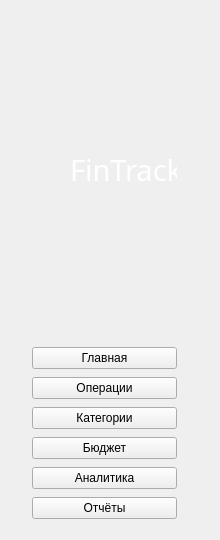
       <widget class="QWidget" name="sidebar" native="true">
        <property name="minimumSize">
         <size>
          <width>220</width>
          <height>0</height>
         </size>
        </property>
        <property name="maximumSize">
         <size>
          <width>220</width>
          <height>16777215</height>
         </size>
        </property>
        <property name="styleSheet">
         <string notr="true"/>
        </property>
        <widget class="QWidget" name="verticalLayoutWidget">
         <property name="geometry">
          <rect>
           <x>20</x>
           <y>40</y>
           <width>169</width>
           <height>491</height>
          </rect>
         </property>
         <layout class="QVBoxLayout" name="verticalLayout">
          <property name="spacing">
           <number>8</number>
          </property>
          <property name="leftMargin">
           <number>12</number>
          </property>
          <property name="topMargin">
           <number>20</number>
          </property>
          <property name="rightMargin">
           <number>12</number>
          </property>
          <property name="bottomMargin">
           <number>12</number>
          </property>
          <item>
           <widget class="QWidget" name="widget" native="true">
            <widget class="QWidget" name="layoutWidget">
             <property name="geometry">
              <rect>
               <x>0</x>
               <y>80</y>
               <width>151</width>
               <height>61</height>
              </rect>
             </property>
             <layout class="QHBoxLayout" name="horizontalLayout_15">
              <item>
               <widget class="QLabel" name="logoLabel">
                <property name="minimumSize">
                 <size>
                  <width>32</width>
                  <height>32</height>
                 </size>
                </property>
                <property name="maximumSize">
                 <size>
                  <width>32</width>
                  <height>32</height>
                 </size>
                </property>
                <property name="text">
                 <string/>
                </property>
                <property name="pixmap">
                 <pixmap>../resources/logo.PNG</pixmap>
                </property>
                <property name="scaledContents">
                 <bool>true</bool>
                </property>
               </widget>
              </item>
              <item>
               <widget class="QLabel" name="lblLogo">
                <property name="maximumSize">
                 <size>
                  <width>16777215</width>
                  <height>40</height>
                 </size>
                </property>
                <property name="font">
                 <font>
                  <family>Gill Sans MT</family>
                  <pointsize>22</pointsize>
                  <bold>false</bold>
                 </font>
                </property>
                <property name="styleSheet">
                 <string notr="true">color: white;</string>
                </property>
                <property name="text">
                 <string>FinTrack</string>
                </property>
               </widget>
              </item>
             </layout>
            </widget>
           </widget>
          </item>
          <item>
           <widget class="QPushButton" name="btnDashboard">
            <property name="styleSheet">
             <string notr="true"/>
            </property>
            <property name="text">
             <string>Главная</string>
            </property>
           </widget>
          </item>
          <item>
           <widget class="QPushButton" name="btnTransactions">
            <property name="text">
             <string>Операции</string>
            </property>
           </widget>
          </item>
          <item>
           <widget class="QPushButton" name="btnCategories">
            <property name="text">
             <string>Категории</string>
            </property>
           </widget>
          </item>
          <item>
           <widget class="QPushButton" name="btnBudget">
            <property name="text">
             <string>Бюджет</string>
            </property>
           </widget>
          </item>
          <item>
           <widget class="QPushButton" name="btnAnalytics">
            <property name="text">
             <string>Аналитика</string>
            </property>
           </widget>
          </item>
          <item>
           <widget class="QPushButton" name="btnReports">
            <property name="text">
             <string>Отчёты</string>
            </property>
           </widget>
          </item>
         </layout>
        </widget>
       </widget>
